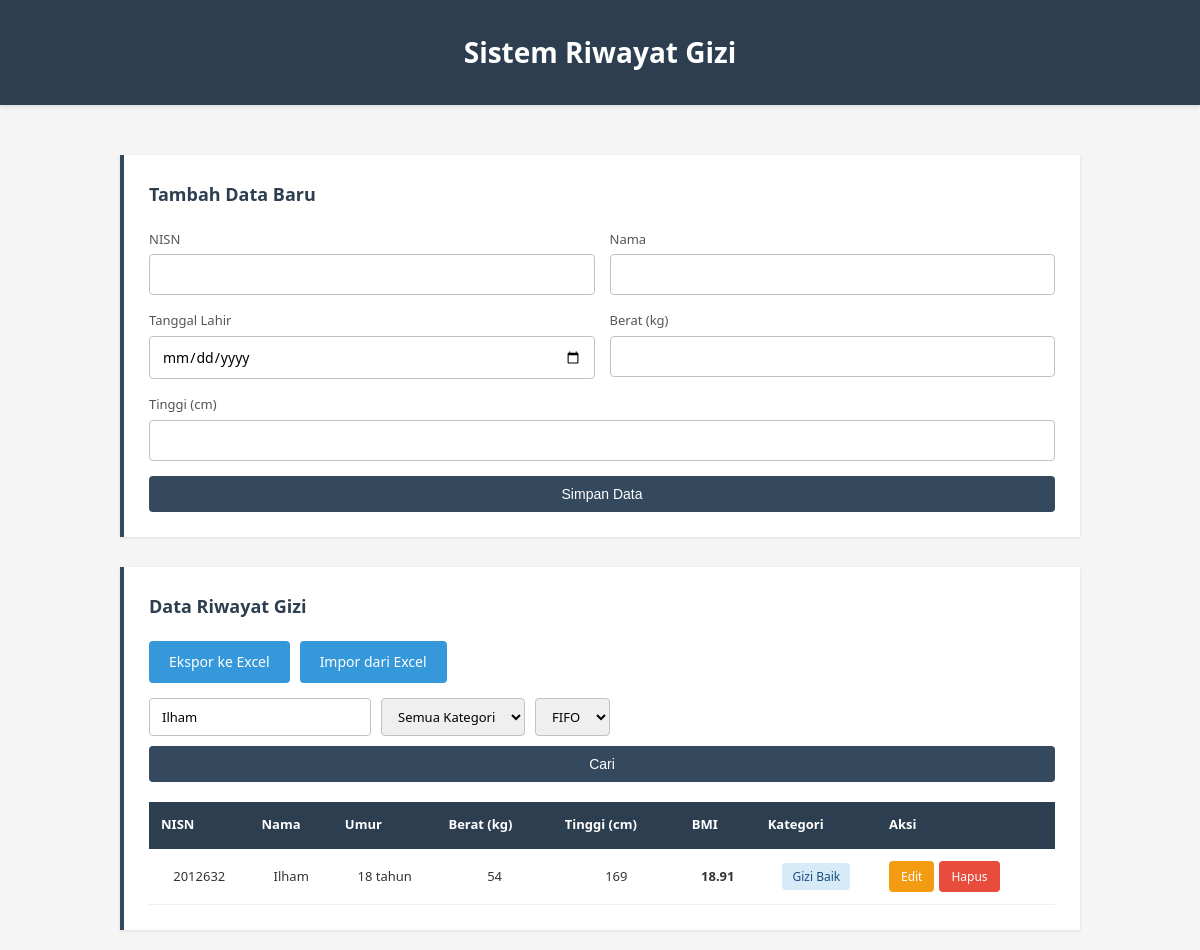
/index.php?cari=Ilham, run on the app's committed database.
### tables this page shows
CREATE TABLE `riwayat_gizi` (
  `id` int NOT NULL AUTO_INCREMENT,
  `nisn` int NOT NULL,
  `nama` varchar(100) DEFAULT NULL,
  `tanggal` date DEFAULT NULL,
  `berat` float DEFAULT NULL,
  `tinggi` float DEFAULT NULL,
  `bmi` float DEFAULT NULL,
  `kategori` varchar(50) DEFAULT NULL,
  PRIMARY KEY (`id`)
);

### index.php (the view, shortened to what this page needs)
<?php include 'koneksi.php'; ?>
<!DOCTYPE html>
<html lang="id">
<head>
    <link rel="stylesheet" href="style.css">
</head>
<body>
    <header>
        <h1>Sistem Riwayat Gizi</h1>
    </header>
    <div class="container">
        <div class="form-container">
            <h2>Tambah Data Baru</h2>
            <form action="tambah.php" method="POST">
                <div class="form-row">
                    <div class="form-group">
                        <label for="nisn">NISN</label>
                        <input type="number" id="nisn" name="nisn" required>
                    </div>
                    <div class="form-group">
                        <label for="nama">Nama</label>
                        <input type="text" id="nama" name="nama" required>
                    </div>
                </div>
                <div class="form-row">
                    <div class="form-group">
                        <label for="tanggal">Tanggal Lahir</label>
                        <input type="date" id="tanggal" name="tanggal" required>
                    </div>
                    <div class="form-group">
                        <label for="berat">Berat (kg)</label>
                        <input type="number" id="berat" name="berat" step="0.1" required>
                    </div>
                </div>
                <div class="form-row full">
                    <div class="form-group">
                        <label for="tinggi">Tinggi (cm)</label>
                        <input type="number" id="tinggi" name="tinggi" step="0.1" required>
                    </div>
                </div>
                <button type="submit" class="btn-primary">Simpan Data</button>
            </form>
        </div>
        <div class="table-container">
            <h2>Data Riwayat Gizi</h2>
            <div class="btn-group">
                <a href="export.php" class="btn btn-success">Ekspor ke Excel</a>
                <a href="import.php" class="btn btn-info">Impor dari Excel</a>
            </div>
            <form method="GET" class="filter-section">
                <input type="text" name="cari" value="<?= htmlspecialchars($_GET['cari'] ?? '') ?>" placeholder="Cari nama...">
                <select name="kategori">
                    <option value="">Semua Kategori</option>
                </select>
                <select name="mode">
                    <option value="FIFO" <?= ($_GET['mode'] ?? 'FIFO') === 'FIFO' ? 'selected' : '' ?>>FIFO</option>
                </select>
                <button type="submit" class="btn btn-primary">Cari</button>
            </form>
            <table>
                <thead>
                    <tr>
                        <th>NISN</th>
                        <th>Nama</th>
                        <th>Umur</th>
                        <th>Berat (kg)</th>
                        <th>Tinggi (cm)</th>
                        <th>BMI</th>
                        <th>Kategori</th>
                        <th>Aksi</th>
                    </tr>
                </thead>
                <tbody>
                    <?php
                    $cari = $_GET['cari'] ?? '';
                    $mode = $_GET['mode'] ?? 'FIFO';
                    $query = "SELECT * FROM riwayat_gizi WHERE 1=1";
                    if (!empty($cari)) {
                        $cari = mysqli_real_escape_string($conn, $cari);
                        $query .= " AND nama LIKE '%$cari%'";
                    }
                    if ($mode == "LIFO") {
                        $query .= " ORDER BY id DESC";
                    } else {
                        $query .= " ORDER BY id ASC";
                    }
                    $result = mysqli_query($conn, $query);
                    while ($row = mysqli_fetch_assoc($result)) {
                        $badgeClass = 'badge-primary';
                        if ($row['kategori'] == "Stunting") $badgeClass = 'badge-primary';
                        elseif ($row['kategori'] == "Gizi Baik") $badgeClass = 'badge-success';
                        elseif ($row['kategori'] == "Obesitas") $badgeClass = 'badge-danger';
                        $birthDate = new DateTime($row['tanggal']);
                        $today = new DateTime();
                        $age = $today->diff($birthDate)->y;
                        echo "<tr>
                            <td>{$row['nisn']}</td>
                            <td>{$row['nama']}</td>
                            <td>{$age} tahun</td>
                            <td>{$row['berat']}</td>
                            <td>{$row['tinggi']}</td>
                            <td><strong>{$row['bmi']}</strong></td>
                            <td><span class='badge {$badgeClass}'>{$row['kategori']}</span></td>
                            <td>
                                <div class='action-buttons'>
                                    <a href='edit.php?id={$row['id']}' class='btn btn-warning btn-sm'>Edit</a>
                                    <a href='hapus.php?id={$row['id']}' class='btn btn-danger btn-sm' onclick=\"return confirm('Yakin ingin menghapus data ini?')\">Hapus</a>
                                </div>
                            </td>
                        </tr>";
                    }
                    ?>
                </tbody>
            </table>
        </div>
    </div>
</body>
</html>

### style.css (style rules this page uses)
* { margin: 0; padding: 0; box-sizing: border-box; }
body { font-family: 'Segoe UI', Tahoma, Geneva, Verdana, sans-serif; background-color: #f5f5f5; color: #333; line-height: 1.6; }
.container { max-width: 1000px; margin: 0 auto; padding: 20px; }
header { background-color: #2c3e50; color: white; padding: 30px 0; margin-bottom: 30px; text-align: center; box-shadow: 0 2px 4px rgba(0, 0, 0, 0.1); }
header h1 { font-size: 28px; font-weight: 600; }
.form-container { background-color: white; padding: 25px; margin-bottom: 30px; border-left: 4px solid #34495e; box-shadow: 0 1px 3px rgba(0, 0, 0, 0.1); }
.form-container h2 { font-size: 18px; margin-bottom: 20px; color: #2c3e50; font-weight: 600; }
.form-row { display: grid; grid-template-columns: 1fr 1fr; gap: 15px; margin-bottom: 15px; }
.form-row.full { grid-template-columns: 1fr; }
.form-group { display: flex; flex-direction: column; }
label { font-size: 13px; font-weight: 500; margin-bottom: 5px; color: #555; }
input[type="text"], input[type="email"], input[type="number"], input[type="date"], select, textarea { padding: 10px 12px; border: 1px solid #bdc3c7; border-radius: 4px; font-size: 14px; font-family: inherit; transition: border-color 0.3s; }
button, .btn { padding: 10px 20px; border: none; border-radius: 4px; font-size: 14px; font-weight: 500; cursor: pointer; transition: background-color 0.3s; text-decoration: none; display: inline-block; }
.btn-primary, button[type="submit"] { background-color: #34495e; color: white; width: 100%; }
.btn-success { background-color: #3498db; color: white; }
.btn-info { background-color: #3498db; color: white; }
.btn-warning { background-color: #f39c12; color: white; }
.btn-danger { background-color: #e74c3c; color: white; }
.btn-sm { padding: 6px 12px; font-size: 12px; }
.btn-group { display: flex; gap: 10px; margin-bottom: 15px; }
.table-container { background-color: white; padding: 25px; border-left: 4px solid #34495e; box-shadow: 0 1px 3px rgba(0, 0, 0, 0.1); }
.table-container h2 { font-size: 18px; margin-bottom: 20px; color: #2c3e50; font-weight: 600; }
.filter-section { margin-bottom: 20px; display: flex; gap: 10px; flex-wrap: wrap; }
.filter-section input, .filter-section select { padding: 8px 12px; font-size: 13px; }
table { width: 100%; border-collapse: collapse; margin-top: 15px; }
table thead { background-color: #34495e; color: white; }
table th { padding: 12px; text-align: left; font-weight: 600; font-size: 13px; border-bottom: 2px solid #2c3e50; }
table td { padding: 12px; border-bottom: 1px solid #ecf0f1; font-size: 13px; }
.badge { display: inline-block; padding: 4px 10px; border-radius: 4px; font-size: 12px; font-weight: 500; }
.badge-success { background-color: #d6eaf8; color: #1a4d7d; }
.action-buttons { display: flex; gap: 5px; }
th { background: #2c3e50; color: white; }
td, th { padding: 10px; text-align: center; }

### data on the page
riwayat_gizi: nisn "2012632", nama "Ilham", berat "54", tinggi "169", bmi "18.91", kategori "Gizi Baik"
